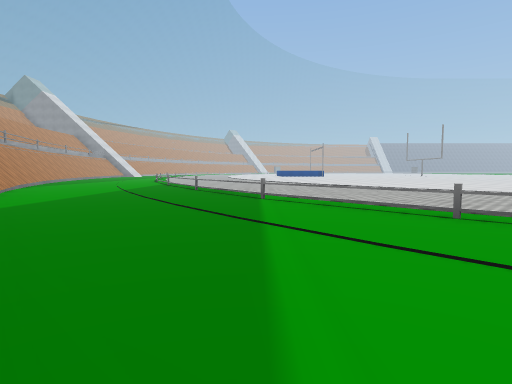
view 1 (above)

22 first-person views from a walk through a scene from a Unity 3-D project. The camera is 1.3 m above the floor, tilts 4° down and sees 80° across. The floor is counted in squares, 2 m on a side. Each view is taken from the middle of a square. On the plan, view 1 faces up. The plan holds only what a view shows up to about 10 squares ahead; the rest is blank. The place goes on beyond the plan. Some animated figures are left out. Some surface patterns are stand-ins.

view 2
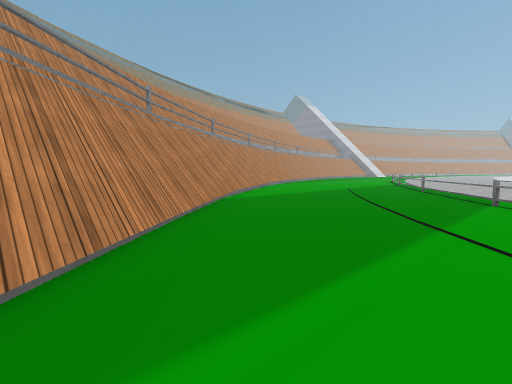

view 3
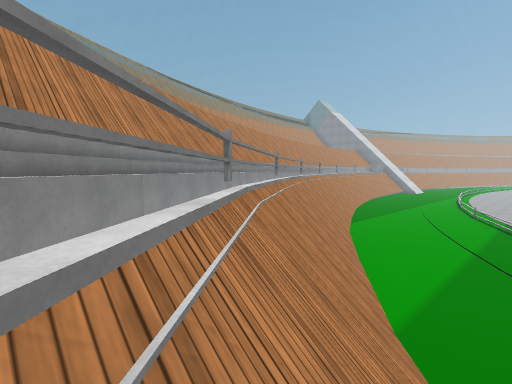

view 4
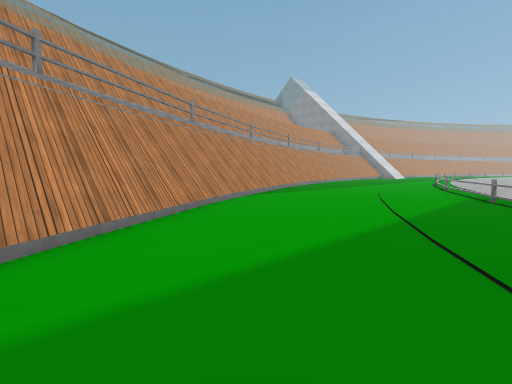

view 5
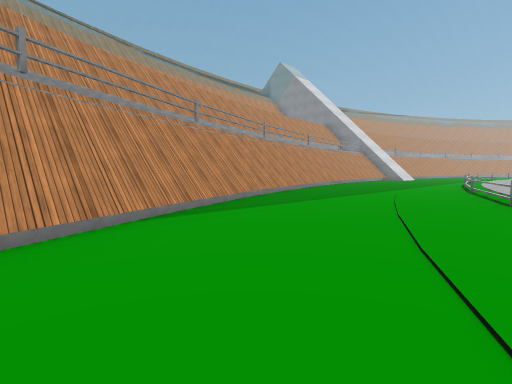

view 6
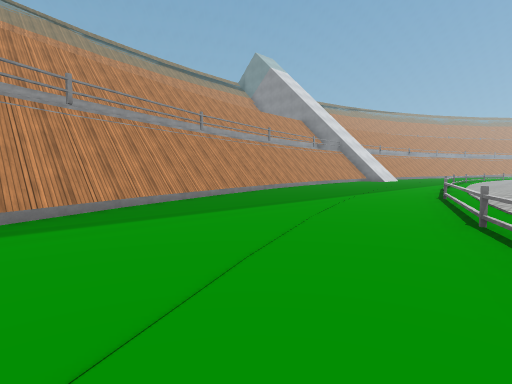

view 7
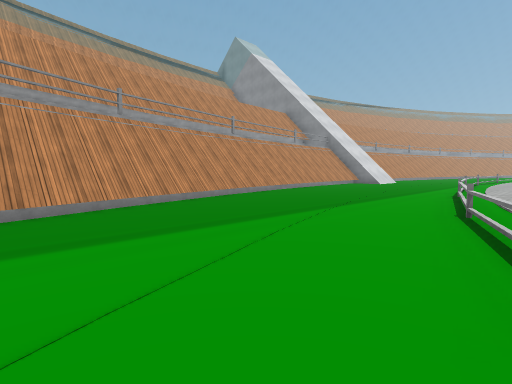

view 8
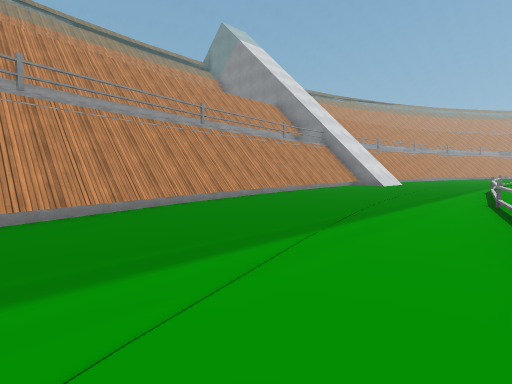

view 9
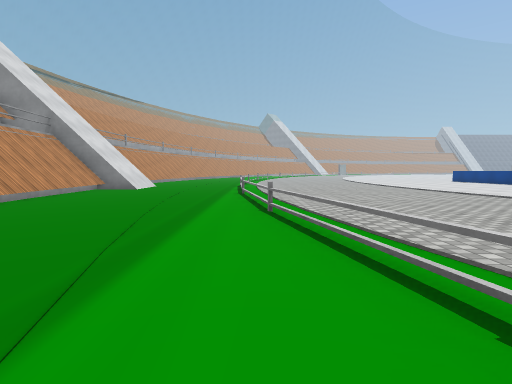

view 10
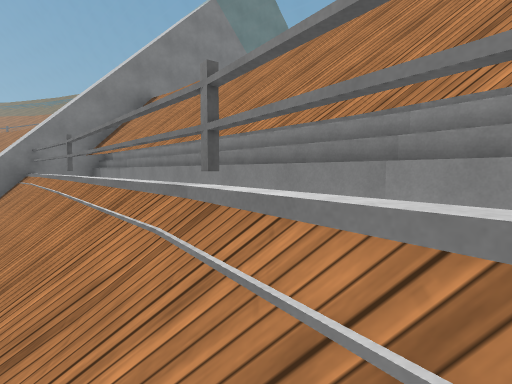

view 11
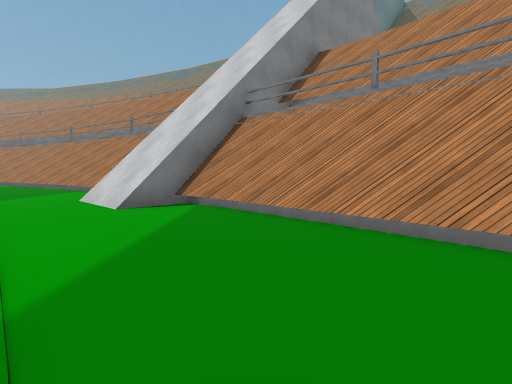

view 12
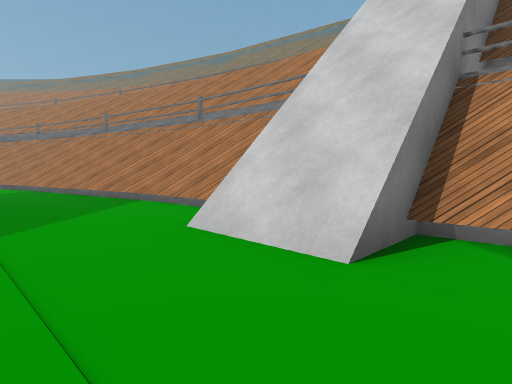

view 13
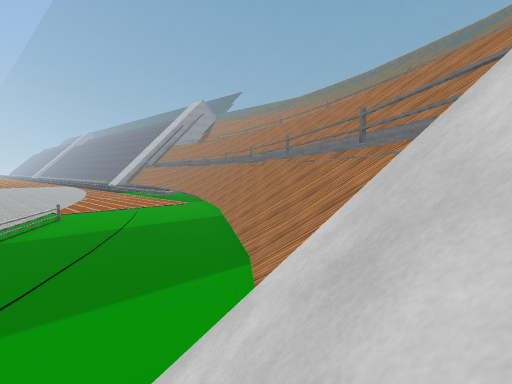

view 14
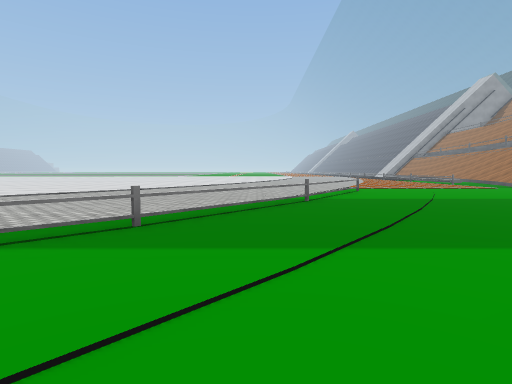

view 15
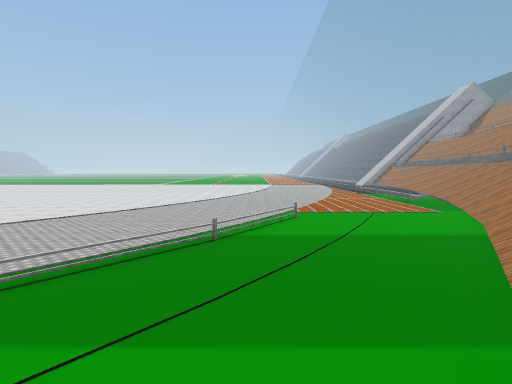

view 16
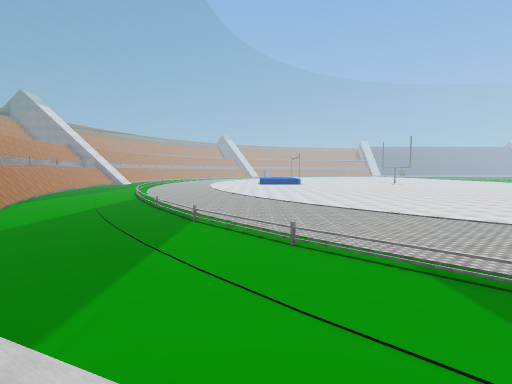

view 17
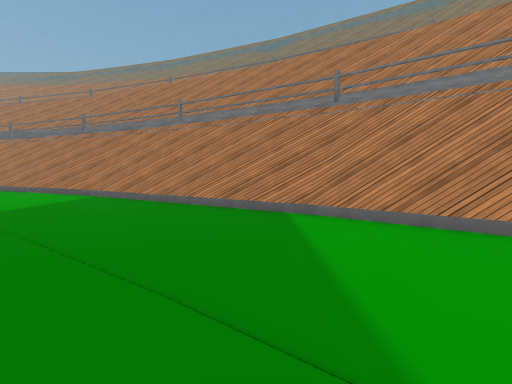

view 18
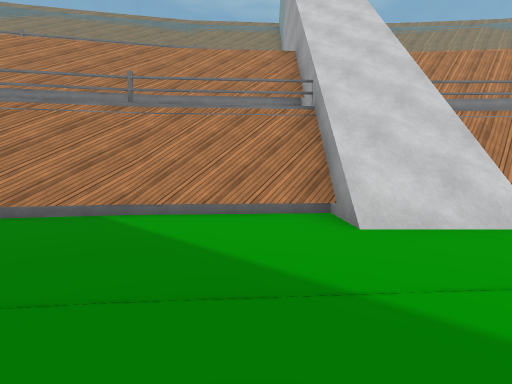

view 19
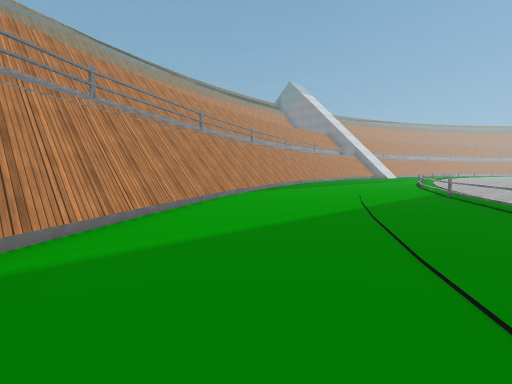

view 20
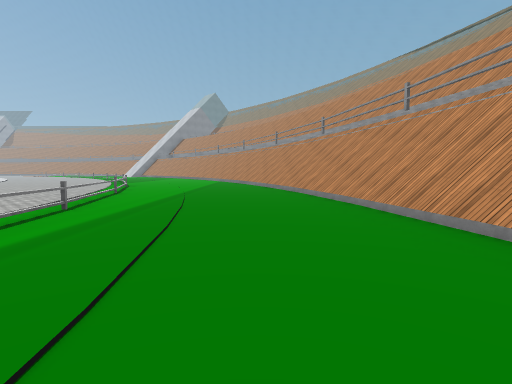

view 21
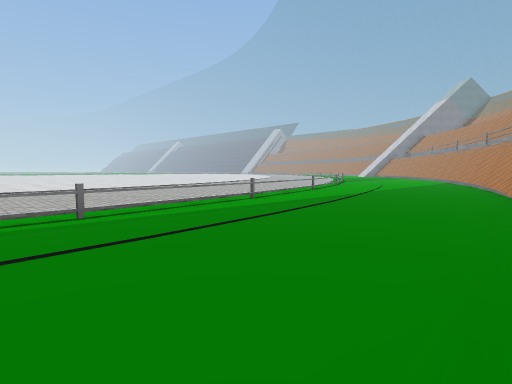

view 22
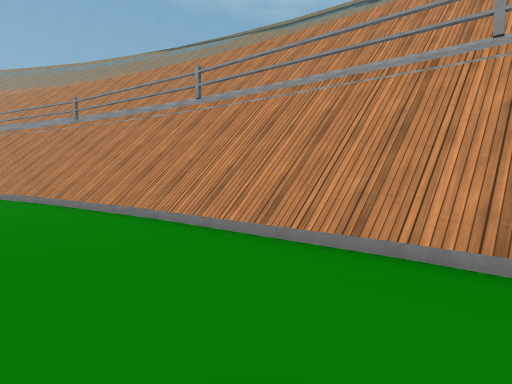

### Floor plan
Key: @ floor where view 1 was taken; # wall or solid block; x gap in a wall; . floor; / step, stairs or slope; = window, fence, low wall or low ledge; v drop or lower ground.
Columns run from 15 left of view 1 to 12 right of it. Each row starts with its distance up from view 1.
 30 #//....=.....
 29 #//....=.......
 28 #//....=.......
 27 #//....=......
 26 v//....=.....
 25 v//....=....
 24  //....=....
 23 v#/.....=..
 22 v#//....=..
 21 v#//....=...
 20 vv//.....=..
 19 vv//.....=
 18 #v#//....=..
 17 #v=//....==..
 16  vv//.....=..
 15  #v#//....=..
 14  #vv//.....=.
 13   vv=//....=.
 12   #v=//.....= ..
 11    vv///.....=..
 10    #v=//.....=......
  9     vv=//.....=.........
  8     #v=//......=...........
  7      vv=//.....=...........
  6      #vv///.....=...........
  5      ##v=//......=..........
  4        vv#//......=.........
  3        #vv///......=........
  2        ##vv///......=.......
  1        v#vv=///......=......
  0         ##vv=//@/.....=.....
 -1          ##vv=////.....==...
 -2           ##vv#///.......=..
 -3            vvv/////.......==
 -4            vv///#///........
 -5            v///vv=////......
 -6               vvvvv////.....
 -7                v##v#=////...
 -8                vv##vvv////..
 -9                   ##vvx=////
-10                      #v ##//

Positions as (right, up) in squares from view 1, and headings:
1: (0, 0), facing up
2: (1, 0), facing up-left
3: (-3, 1), facing up-left
4: (-3, 6), facing up-left
5: (-5, 10), facing up-left
6: (-5, 13), facing up-left
7: (-6, 16), facing up-left
8: (-7, 18), facing up-left
9: (-8, 20), facing up
10: (-6, 5), facing down
11: (-1, 5), facing down
12: (2, 2), facing down
13: (1, -1), facing down-right
14: (2, 0), facing right
15: (2, -2), facing right
16: (2, -2), facing up
17: (5, 0), facing down
18: (6, 0), facing down-left
19: (-2, 5), facing up-left
20: (-11, 30), facing down
21: (-13, 30), facing down-right
22: (-11, 28), facing down-left
